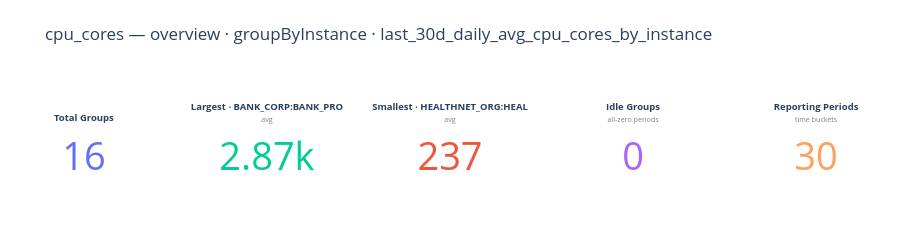

Notebook code cell kept with this figure:
### Markdown cell above
### Chart Guide

**Purpose:** Gives an instant summary of the dataset's scale and balance
without having to read a table.

**Chart Attributes**

| | |
|---|---|
| **Chart type** | KPI indicator tiles (single row) |
| **Tile 1** | Total number of groups |
| **Tile 2** | Largest group name + total usage |
| **Tile 3** | Smallest group name + total usage |
| **Tile 4** | Count of idle groups (zero usage across all periods) |
| **Tile 5** | Number of distinct time periods in the dataset |

**Insights:** A high idle group count suggests many tenants/instances are provisioned
but not actively using the service. A large gap between largest and smallest
signals very uneven load distribution.
> Showing the first dataset. To show all, change `ds = datasets[0]` to `for ds in datasets:`.

### Code cell
if fig_56 is not None:
    fig_56.show()

### Figure 1 — Plotly figure (JSON) as saved in the notebook; plotly's stock layout.template omitted (floating-point values rounded to 4 significant figures)
{"data": [{"domain": {"x": [0, 0.168], "y": [0, 1]}, "mode": "number", "number": {"font": {"color": "#636EFA", "size": 38}, "valueformat": ",.3~s"}, "title": {"align": "center", "text": "<b>Total Groups</b><br><span style='font-size:.75em;color:gray'></span>"}, "type": "indicator", "value": 16}, {"domain": {"x": [0.208, 0.376], "y": [0, 1]}, "mode": "number", "number": {"font": {"color": "#00CC96", "size": 38}, "valueformat": ",.3~s"}, "title": {"align": "center", "text": "<b>Largest · BANK_CORP:BANK_PRO</b><br><span style='font-size:.75em;color:gray'>avg</span>"}, "type": "indicator", "value": 2874}, {"domain": {"x": [0.416, 0.584], "y": [0, 1]}, "mode": "number", "number": {"font": {"color": "#EF553B", "size": 38}, "valueformat": ",.3~s"}, "title": {"align": "center", "text": "<b>Smallest · HEALTHNET_ORG:HEAL</b><br><span style='font-size:.75em;color:gray'>avg</span>"}, "type": "indicator", "value": 237}, {"domain": {"x": [0.624, 0.792], "y": [0, 1]}, "mode": "number", "number": {"font": {"color": "#AB63FA", "size": 38}, "valueformat": ",.3~s"}, "title": {"align": "center", "text": "<b>Idle Groups</b><br><span style='font-size:.75em;color:gray'>all-zero periods</span>"}, "type": "indicator", "value": 0}, {"domain": {"x": [0.832, 1], "y": [0, 1]}, "mode": "number", "number": {"font": {"color": "#FFA15A", "size": 38}, "valueformat": ",.3~s"}, "title": {"align": "center", "text": "<b>Reporting Periods</b><br><span style='font-size:.75em;color:gray'>time buckets</span>"}, "type": "indicator", "value": 30}], "layout": {"height": 230, "margin": {"b": 10, "l": 10, "r": 10, "t": 80}, "paper_bgcolor": "white", "title": {"text": "cpu_cores — overview · groupByInstance · last_30d_daily_avg_cpu_cores_by_instance"}}}
